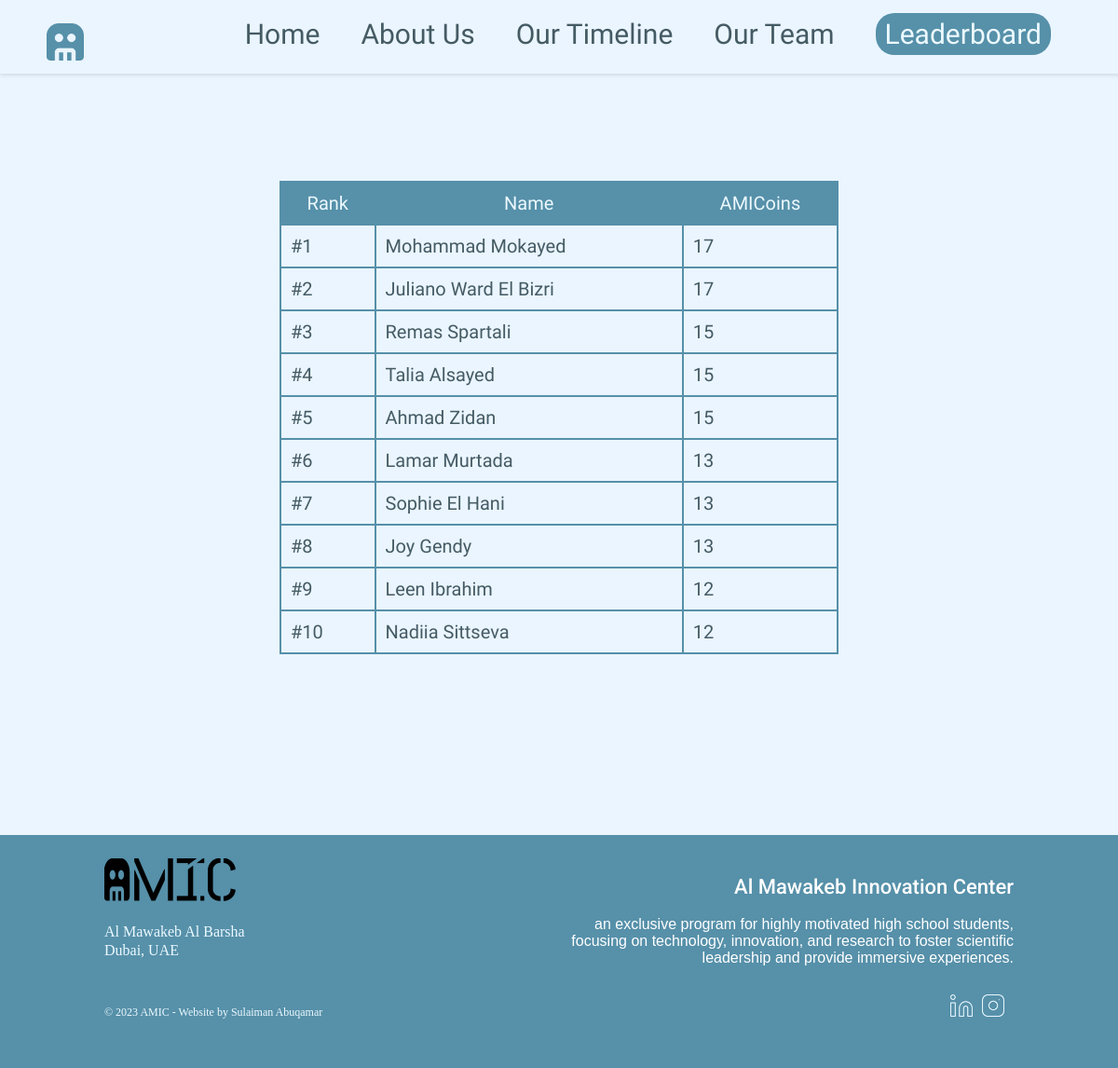
/Leaderboard/, run on an earlier commit of the app's database.
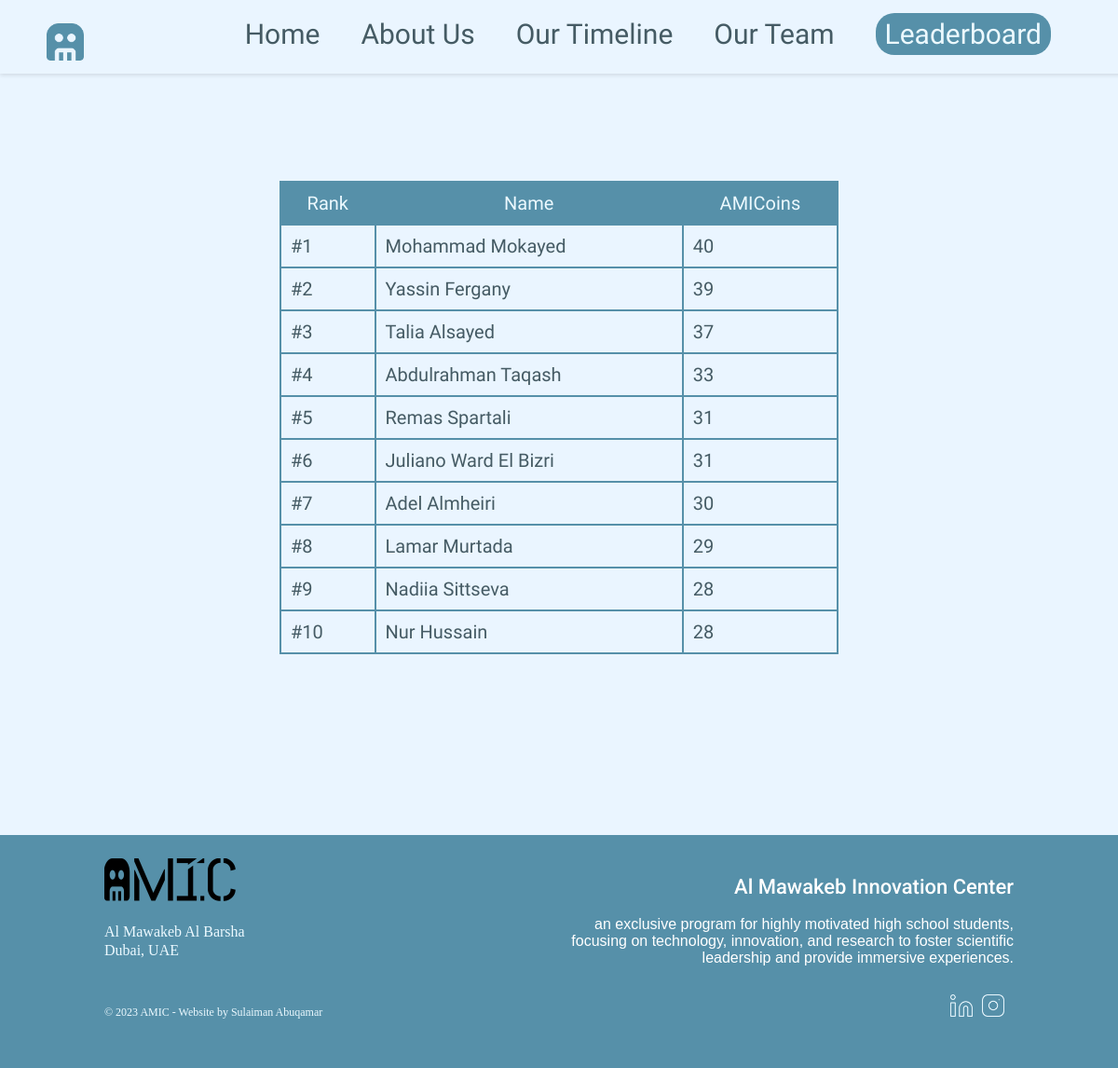
And on a later commit of the database.
### website/models.py (models this page shows)
class memberTeam(models.Model):
    id = models.AutoField(primary_key=True)
    name = models.CharField(max_length=100)
    about = models.TextField()
    amicoins = models.IntegerField(default=0)

class committeeTeam(models.Model):
    id = models.AutoField(primary_key=True)
    name = models.CharField(max_length=100)
    role = models.CharField(max_length=100)
    about = models.TextField()
    amicoins = models.IntegerField(default=0)

### website/views.py (the view)
# urls.py: path("Leaderboard/", views.Leaderboard, name="leaderboard"),
def Leaderboard(request):
    members = memberTeam.objects.all()
    committee_members = committeeTeam.objects.all()
    combined_members = list(chain(members, committee_members))
    sorted_combined_members = sorted(combined_members, key=lambda x: x.amicoins, reverse=True)
    context = {
        'sorted_combined_members': sorted_combined_members,
    }
    return render(request, "Leaderboard.html", context)

### templates/Leaderboard.html (shortened to what this page needs)
{% load static %}
<!DOCTYPE html>
<html lang="en">
   <head>
      <link rel="stylesheet" href="{% static 'CSS/Common.css' %}">
      <link rel="stylesheet" href="{% static 'CSS/Leaderboard.css' %}">
   </head>
   <body>
      <div class="header">
         <a href="{% url 'home' %}">
            <img class="headerlogo" src="{% static '../media/images/Logo.png' %}" alt="AMIC Logo">
         </a>
         <div class="headercontainer">
            <div style="margin-top: 15px; margin-right: 60px;">
               <a class="headertext" href="{% url 'home' %}">Home</a>
               <a class="headertext" href="{% url 'about' %}">About Us</a>
               <a class="headertext" href="{% url 'timeline' %}">Our Timeline</a>
               <a class="headertext" href="{% url 'team' %}">Our Team</a>
               <div class="joinus">
                  <a class="joinustext" href="{% url 'leaderboard' %}">Leaderboard</a>
               </div>
            </div>
         </div>
       </div>
      <br><br>
      <div class="fill">
        <table>
           <thead>
              <tr>
                 <th>Rank</th>
                 <th>Name</th>
                 <th>AMICoins</th>
              </tr>
           </thead>
           <tbody>
              {% for member in sorted_combined_members %}
              {% if forloop.counter <= 10 %}
                 <tr>
                    <td>#{{ forloop.counter }}</td>
                    <td>{{ member.name }}</td>
                    <td>{{ member.amicoins|default:0 }}</td>
                 </tr>
              {% endif %}
           {% endfor %}
           </tbody>
        </table>
     </div>
      <br><br><br><br>
   </body>
   <div class="footer">
      <div class="about">
          <img class="logo" src="{% static '../media/images/AMIC_logo.png' %}" alt="AMIC Logo">
          <br><br>
          <p class="location">Al Mawakeb Al Barsha</p>
          <p class="location">Dubai, UAE</p>
          <br><br>
          <p class="copyright">© 2023 AMIC - Website by Sulaiman Abuqamar</p>
      </div>
      <div class="about">
          <h2 class="footertitle">Al Mawakeb Innovation Center</h2>
          <p class="footerabout">an exclusive program for highly motivated high school students, focusing on technology, innovation, and research to foster scientific leadership and provide immersive experiences.</p>
          <div class="social">
              <a href="https://www.linkedin.com/in/al-mawakeb-innovation-center-19b900296/" target="_blank">
                  <img class="icon" src="{% static '../media/images/linkedin.png' %}" alt="Linkedin">
              </a>
              <a href="https://www.instagram.com/amic.amsi" target="_blank">
                  <img class="icon" src="{% static '../media/images/instagram.png' %}" alt="Instagram">
              </a>
          </div>
      </div>
  </div>
</html>

What changed in the data, as far as the page shows it:
no longer on this page (row edited): committeeTeam: name "Ahmad Zidan", amicoins "15"
no longer on this page (row edited): memberTeam: name "Sophie El Hani", amicoins "13"
no longer on this page (row edited): memberTeam: name "Joy Gendy", amicoins "13"
no longer on this page (row edited): memberTeam: name "Leen Ibrahim", amicoins "12"
changed memberTeam "Mohammad Mokayed": amicoins "17" → "40"
now on this page (row edited): memberTeam: name "Yassin Fergany", amicoins "39"
changed committeeTeam "Talia Alsayed": amicoins "15" → "37"; moves up the list
now on this page (row edited): committeeTeam: name "Abdulrahman Taqash", amicoins "33"
changed memberTeam "Remas Spartali": amicoins "15" → "31"; moves down the list
changed committeeTeam "Juliano Ward El Bizri": amicoins "17" → "31"
now on this page (row edited): committeeTeam: name "Adel Almheiri", amicoins "30"
changed memberTeam "Lamar Murtada": amicoins "13" → "29"
changed memberTeam "Nadiia Sittseva": amicoins "12" → "28"
now on this page (row edited): memberTeam: name "Nur Hussain", amicoins "28"
